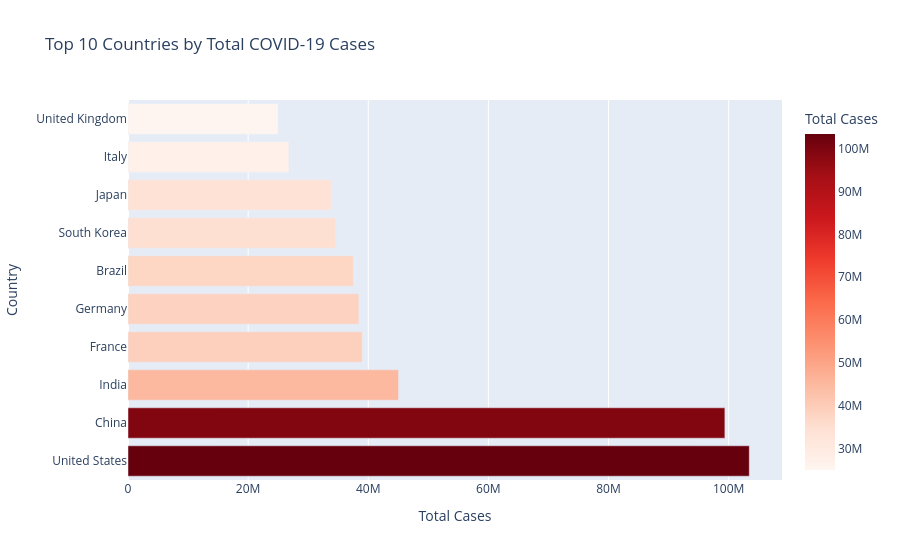

Notebook code for this chart:
### Code cell
# ── Chart 2 — Top 10 Countries by Total Cases ──
latest_data = df.groupby('location').last().reset_index()
latest_data = latest_data[latest_data['continent'].notna()]
top10 = latest_data.nlargest(10, 'total_cases')

fig2 = px.bar(
    top10,
    x='total_cases',
    y='location',
    orientation='h',
    title='Top 10 Countries by Total COVID-19 Cases',
    labels={'total_cases': 'Total Cases', 'location': 'Country'},
    color='total_cases',
    color_continuous_scale='Reds'
)
fig2.show()

### Figure 1 — Plotly figure (JSON) as saved in the notebook; plotly's stock layout.template omitted (floating-point values rounded to 4 significant figures)
{"data": [{"hovertemplate": "Total Cases=%{marker.color}<br>Country=%{y}<extra></extra>", "legendgroup": "", "marker": {"color": [103400000.0, 99370000.0, 45040000.0, 39000000.0, 38440000.0, 37510000.0, 34570000.0, 33800000.0, 26780000.0, 24970000.0], "coloraxis": "coloraxis", "pattern": {"shape": ""}}, "name": "", "orientation": "h", "showlegend": false, "textposition": "auto", "type": "bar", "x": [103400000.0, 99370000.0, 45040000.0, 39000000.0, 38440000.0, 37510000.0, 34570000.0, 33800000.0, 26780000.0, 24970000.0], "xaxis": "x", "y": ["United States", "China", "India", "France", "Germany", "Brazil", "South Korea", "Japan", "Italy", "United Kingdom"], "yaxis": "y"}], "layout": {"barmode": "relative", "coloraxis": {"autocolorscale": false, "colorbar": {"title": {"text": "Total Cases"}}, "colorscale": [[0, "rgb(255,245,240)"], [0.125, "rgb(254,224,210)"], [0.25, "rgb(252,187,161)"], [0.375, "rgb(252,146,114)"], [0.5, "rgb(251,106,74)"], [0.625, "rgb(239,59,44)"], [0.75, "rgb(203,24,29)"], [0.875, "rgb(165,15,21)"], [1, "rgb(103,0,13)"]]}, "legend": {"tracegroupgap": 0}, "title": {"text": "Top 10 Countries by Total COVID-19 Cases"}, "xaxis": {"anchor": "y", "domain": [0, 1], "title": {"text": "Total Cases"}}, "yaxis": {"anchor": "x", "domain": [0, 1], "title": {"text": "Country"}}}}
